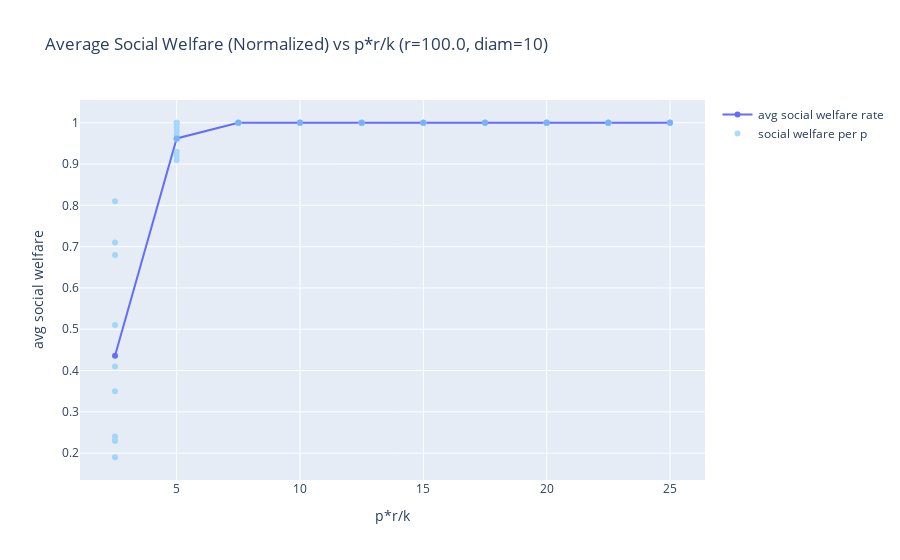
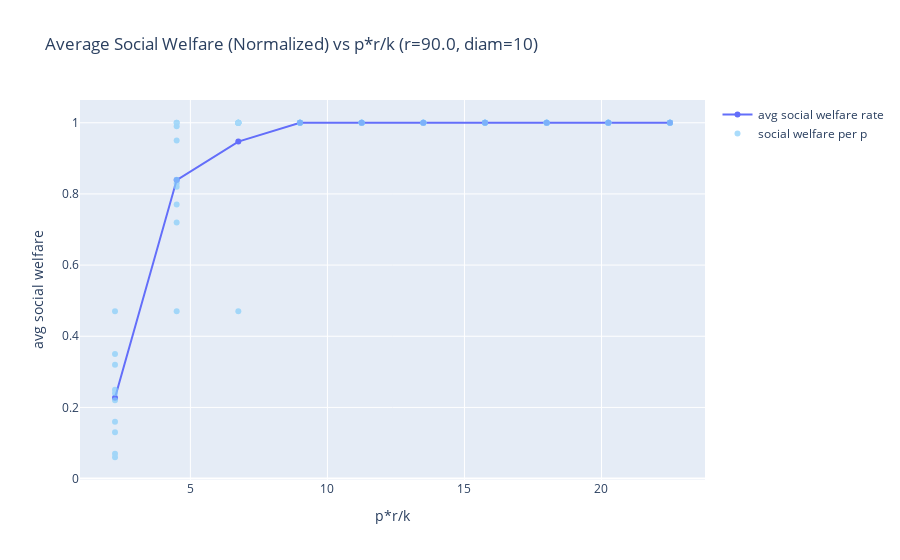

Here is the notebook cell these charts were saved with, in order:
### Markdown cell above
## Evenly distributed resources

### Code cell
run_sim(num_vertices, regularity, create_ws)

### Figure 1 — Plotly figure (JSON) as saved in the notebook; plotly's stock layout.template omitted (floating-point values rounded to 4 significant figures)
{"data": [{"hoverinfo": "skip", "mode": "lines+markers", "name": "avg social welfare rate", "type": "scatter", "x": [25, 22.5, 20, 17.5, 15, 12.5, 10.0, 7.5, 5.0, 2.5], "y": [1, 1, 1, 1, 1, 1, 1, 1, 0.962, 0.436]}, {"hoverinfo": "skip", "marker": {"color": "LightSkyBlue"}, "mode": "markers", "name": "social welfare per p", "opacity": 0.7, "type": "scatter", "x": [25, 25, 25, 25, 25, 25, 25, 25, 25, 25, 22.5, 22.5, 22.5, 22.5, 22.5, 22.5, 22.5, 22.5, 22.5, 22.5, 20, 20, 20, 20, 20, 20, 20, 20, 20, 20, 17.5, 17.5, 17.5, 17.5, 17.5, 17.5, 17.5, 17.5, 17.5, 17.5, 15, 15, 15, 15, 15, 15, 15, 15, 15, 15, 12.5, 12.5, 12.5, 12.5, 12.5, 12.5, 12.5, 12.5, 12.5, 12.5, 10.0, 10.0, 10.0, 10.0, 10.0, 10.0, 10.0, 10.0, 10.0, 10.0, 7.5, 7.5, 7.5, 7.5, 7.5, 7.5, 7.5, 7.5, 7.5, 7.5, 5.0, 5.0, 5.0, 5.0, 5.0, 5.0, 5.0, 5.0, 5.0, 5.0, 2.5, 2.5, 2.5, 2.5, 2.5, 2.5, 2.5, 2.5, 2.5, 2.5], "y": [1, 1, 1, 1, 1, 1, 1, 1, 1, 1, 1, 1, 1, 1, 1, 1, 1, 1, 1, 1, 1, 1, 1, 1, 1, 1, 1, 1, 1, 1, 1, 1, 1, 1, 1, 1, 1, 1, 1, 1, 1, 1, 1, 1, 1, 1, 1, 1, 1, 1, 1, 1, 1, 1, 1, 1, 1, 1, 1, 1, 1, 1, 1, 1, 1, 1, 1, 1, 1, 1, 1, 1, 1, 1, 1, 1, 1, 1, 1, 1, 1, 0.96, 0.93, 1, 0.97, 0.91, 0.98, 0.96, 0.99, 0.92, 0.71, 0.41, 0.35, 0.23, 0.51, 0.23, 0.81, 0.24, 0.68, 0.19]}], "layout": {"showlegend": true, "title": {"text": "Average Social Welfare (Normalized) vs p*r/k (r=100.0, diam=10)"}, "xaxis": {"title": {"text": "p*r/k"}}, "yaxis": {"title": {"text": "avg social welfare"}}}}

### Figure 2 — Plotly figure (JSON) as saved in the notebook; plotly's stock layout.template omitted (floating-point values rounded to 4 significant figures)
{"data": [{"hoverinfo": "skip", "mode": "lines+markers", "name": "avg social welfare rate", "type": "scatter", "x": [22.5, 20.25, 18, 15.75, 13.5, 11.25, 9.0, 6.75, 4.5, 2.25], "y": [1, 1, 1, 1, 1, 1, 1, 0.947, 0.839, 0.227]}, {"hoverinfo": "skip", "marker": {"color": "LightSkyBlue"}, "mode": "markers", "name": "social welfare per p", "opacity": 0.7, "type": "scatter", "x": [22.5, 22.5, 22.5, 22.5, 22.5, 22.5, 22.5, 22.5, 22.5, 22.5, 20.25, 20.25, 20.25, 20.25, 20.25, 20.25, 20.25, 20.25, 20.25, 20.25, 18, 18, 18, 18, 18, 18, 18, 18, 18, 18, 15.75, 15.75, 15.75, 15.75, 15.75, 15.75, 15.75, 15.75, 15.75, 15.75, 13.5, 13.5, 13.5, 13.5, 13.5, 13.5, 13.5, 13.5, 13.5, 13.5, 11.25, 11.25, 11.25, 11.25, 11.25, 11.25, 11.25, 11.25, 11.25, 11.25, 9.0, 9.0, 9.0, 9.0, 9.0, 9.0, 9.0, 9.0, 9.0, 9.0, 6.75, 6.75, 6.75, 6.75, 6.75, 6.75, 6.75, 6.75, 6.75, 6.75, 4.5, 4.5, 4.5, 4.5, 4.5, 4.5, 4.5, 4.5, 4.5, 4.5, 2.25, 2.25, 2.25, 2.25, 2.25, 2.25, 2.25, 2.25, 2.25, 2.25], "y": [1, 1, 1, 1, 1, 1, 1, 1, 1, 1, 1, 1, 1, 1, 1, 1, 1, 1, 1, 1, 1, 1, 1, 1, 1, 1, 1, 1, 1, 1, 1, 1, 1, 1, 1, 1, 1, 1, 1, 1, 1, 1, 1, 1, 1, 1, 1, 1, 1, 1, 1, 1, 1, 1, 1, 1, 1, 1, 1, 1, 1, 1, 1, 1, 1, 1, 1, 1, 1, 1, 1, 1, 1, 1, 1, 1, 1, 1, 1, 0.47, 1, 0.99, 0.95, 0.84, 0.83, 0.82, 0.47, 0.72, 1, 0.77, 0.24, 0.22, 0.16, 0.25, 0.06, 0.47, 0.32, 0.07, 0.35, 0.13]}], "layout": {"showlegend": true, "title": {"text": "Average Social Welfare (Normalized) vs p*r/k (r=90.0, diam=10)"}, "xaxis": {"title": {"text": "p*r/k"}}, "yaxis": {"title": {"text": "avg social welfare"}}}}
